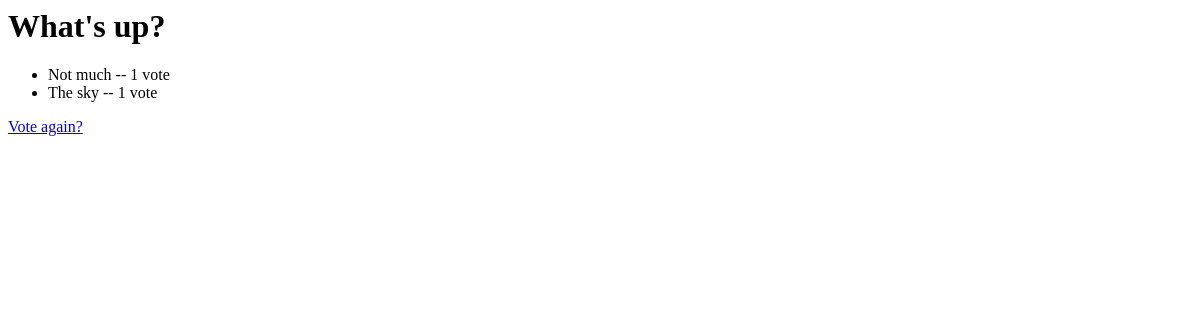
/polls/1/results/, run on an earlier commit of the app's database.
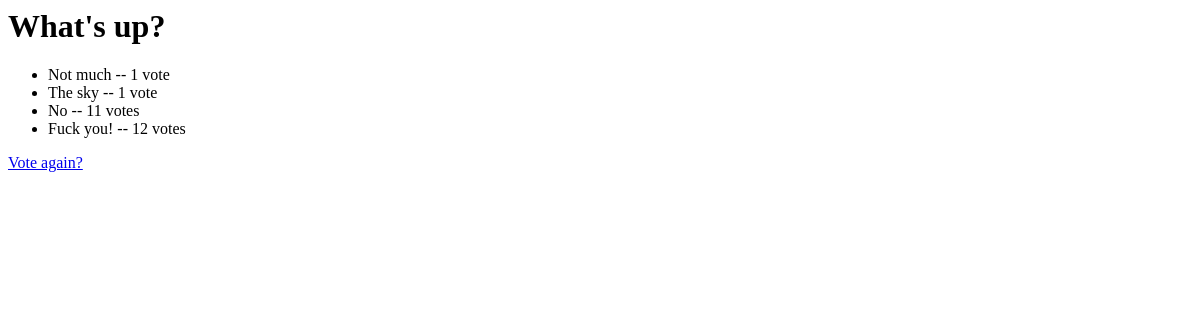
And on a later commit of the database.
### polls/models.py (models this page shows, shortened)
class Poll(models.Model):
    question = models.CharField(max_length=200)
    pub_date = models.DateTimeField('date published')
    def was_published_recently(self):
        now = timezone.now()
        return now - datetime.timedelta(days=1) <= self.pub_date <  now
    was_published_recently.admin_order_field = 'pub_date'
    was_published_recently.boolean = True
    was_published_recently.short_description = 'Published recently?'

class Choice(models.Model):
    poll = models.ForeignKey(Poll)
    choice_text = models.CharField(max_length=200)
    votes = models.IntegerField(default=0)

### polls/views.py (the view)
# urls.py: url(r'^(?P<pk>\d+)/results/$', views.ResultsView.as_view(), name='results'),
class ResultsView(generic.DetailView):
    model = Poll
    template_name = 'polls/results.html'

### polls/templates/polls/results.html
<h1>{{ poll.question }}</h1>
<ul>
{% for choice in poll.choice_set.all %}
    <li>{{ choice.choice_text }} -- {{ choice.votes }} vote{{ choice.votes|pluralize }}</li>
{% endfor %}
</ul>
<a href="{% url 'polls:detail' poll.id %}">Vote again?</a>

What changed in the data, as far as the page shows it:
added Choice: choice_text "No", votes "11"
added Choice: choice_text "Fuck you!", votes "12"
